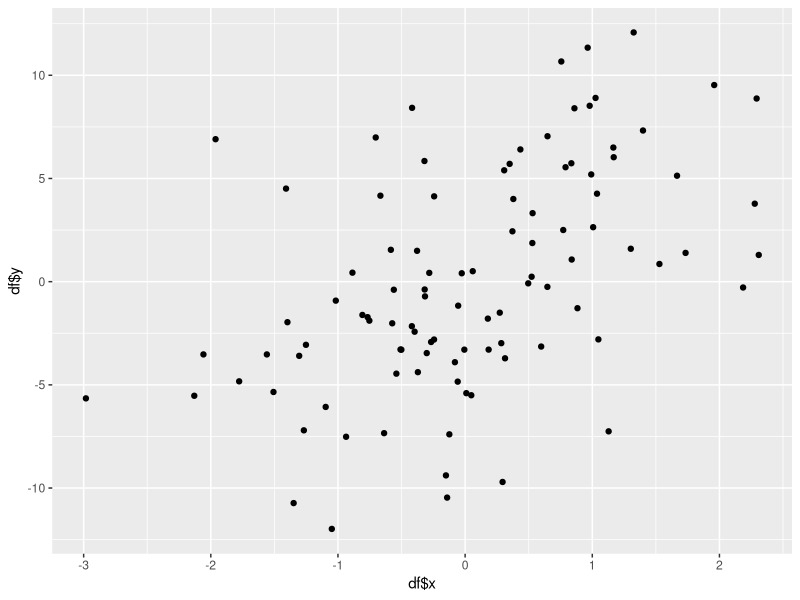
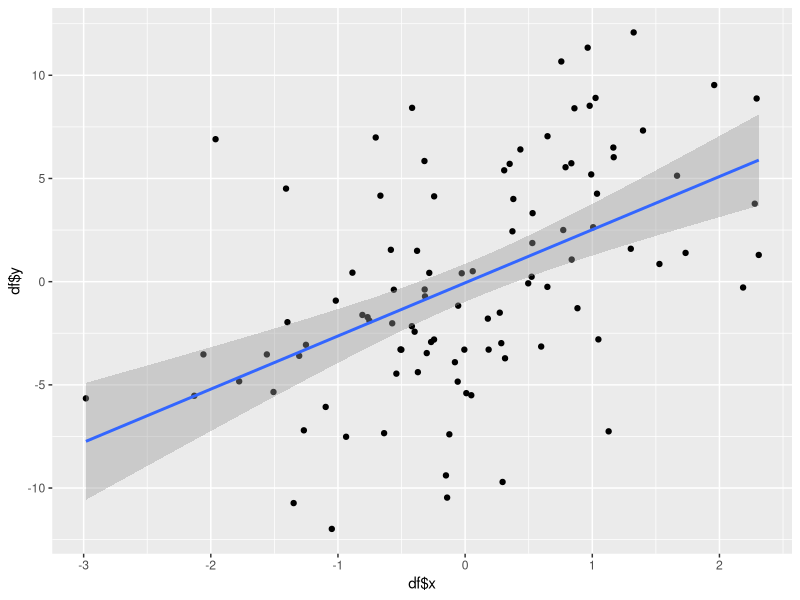
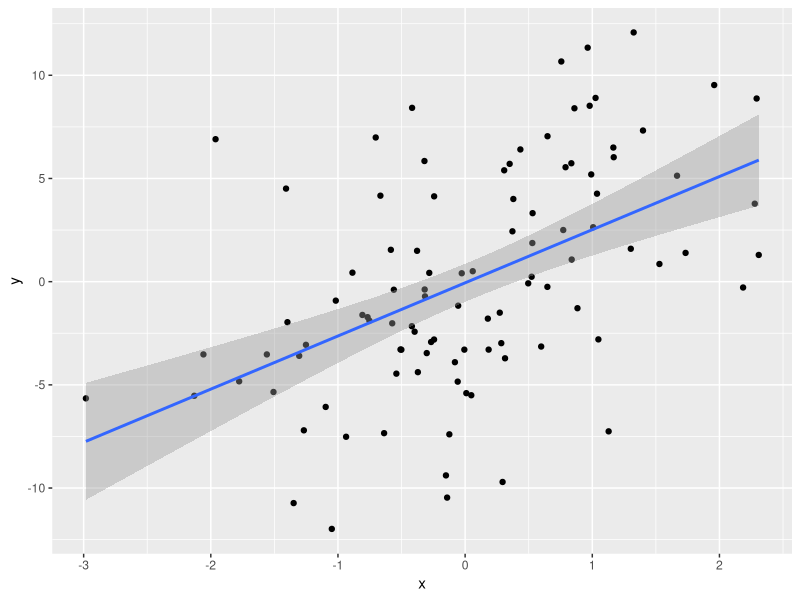
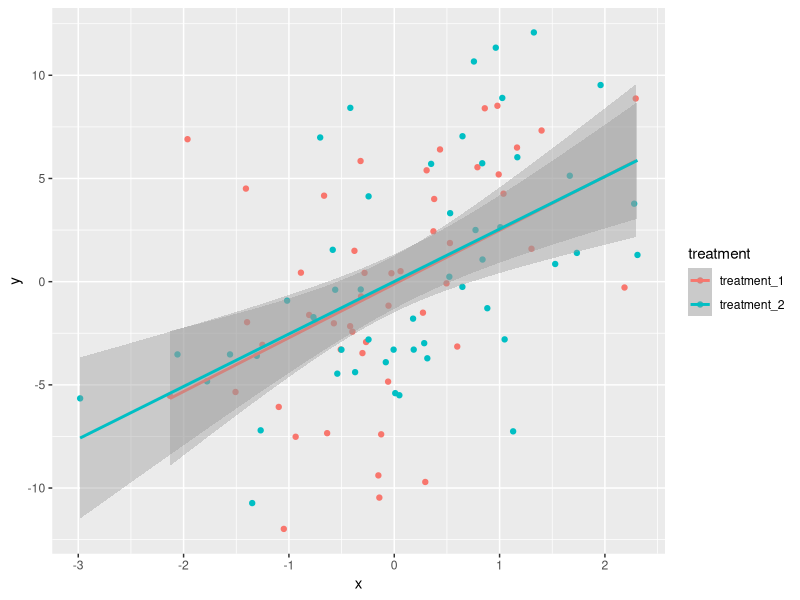
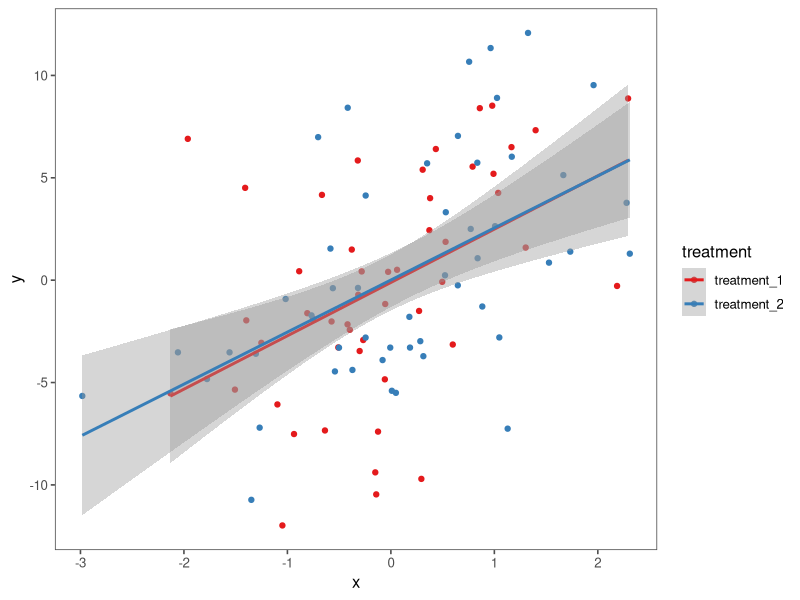

The R script that drew these images, in order:
## ---- chunk 1
library(knitr)
library(tidyverse)
library(ggthemes)
library(RColorBrewer)
library(broom)

knitr::opts_chunk$set(echo = FALSE, fig.align = "center")

## ---- chunk 2
x <- c(10, 5, 15)

mean_x <- x %>% mean()
## ---- chunk 3
x = rnorm(100) 
y = x*3 + rnorm(100, sd = 5)

df <- as_tibble(list(x = x, 
                   y = y,
                   treatment = rep(c("treatment_1", "treatment_2"), each = 50)))
## ---- chunk 4
qplot(x = df$x, y = df$y)
## ---- chunk 5
qplot(df$x, df$y) + 
  geom_smooth(method = "lm")
## ---- chunk 6
ggplot(data = df, mapping = aes(x = x, y = y)) +
  geom_point() +
  geom_smooth(method = "lm")
## ---- chunk 7
ggplot(data = df, mapping = aes(x = x, y = y, colour = treatment)) +
  geom_point() +
  geom_smooth(method = "lm")
## ---- chunk 8
ggplot(df, aes(x, y, colour = treatment)) +
  geom_point() +
  geom_smooth(method = "lm") +
  theme_few() +
  scale_color_brewer(palette = "Set1")
## ---- chunk 9
df1 <- as_tibble(list(id = rep(1:30, each = 2),
                      stage = rep(c("practice", "test"), times = 30),
                      cond1 = rnorm(60), 
                      cond2 = rnorm(60), 
                      group = rep(c("group1", "group2"), each = 30)
                 ))

head(df1, 10)
## ---- chunk 10

sum_stats <- df1 %>%
  filter(stage == "test") %>%
  mutate(cond_diff = cond1 - cond2) %>%
  group_by(group) %>%
  summarise(mean = mean(cond_diff),
            sd = sd(cond_diff),
            n = n(),
            se  = sd/sqrt(n))
## ---- chunk 11
sum_stats
## ---- chunk 12
head(df1 %>% filter(stage == "test"))
## ---- chunk 13
df1_long <- df1 %>%
  gather(condition, score, cond1:cond2) %>%
  arrange(id)
  
## ---- chunk 14
head(df1_long)
## ---- chunk 15
year <- rep(c("five", "two"), each = 30)
memory <- rnorm(60)
attention <- rnorm(60)
attainment <- memory * 1 + attention * 0.8 + rnorm(60)

df2 <- as_tibble(list(id = 1:60, year = year, memory =memory, attention = attention, attainment = attainment))

head(df2, 8)
## ---- chunk 16
df2 %>%
  group_by(year) %>%
  do(tidy(lm(attainment ~ memory + attention, data = .)))

